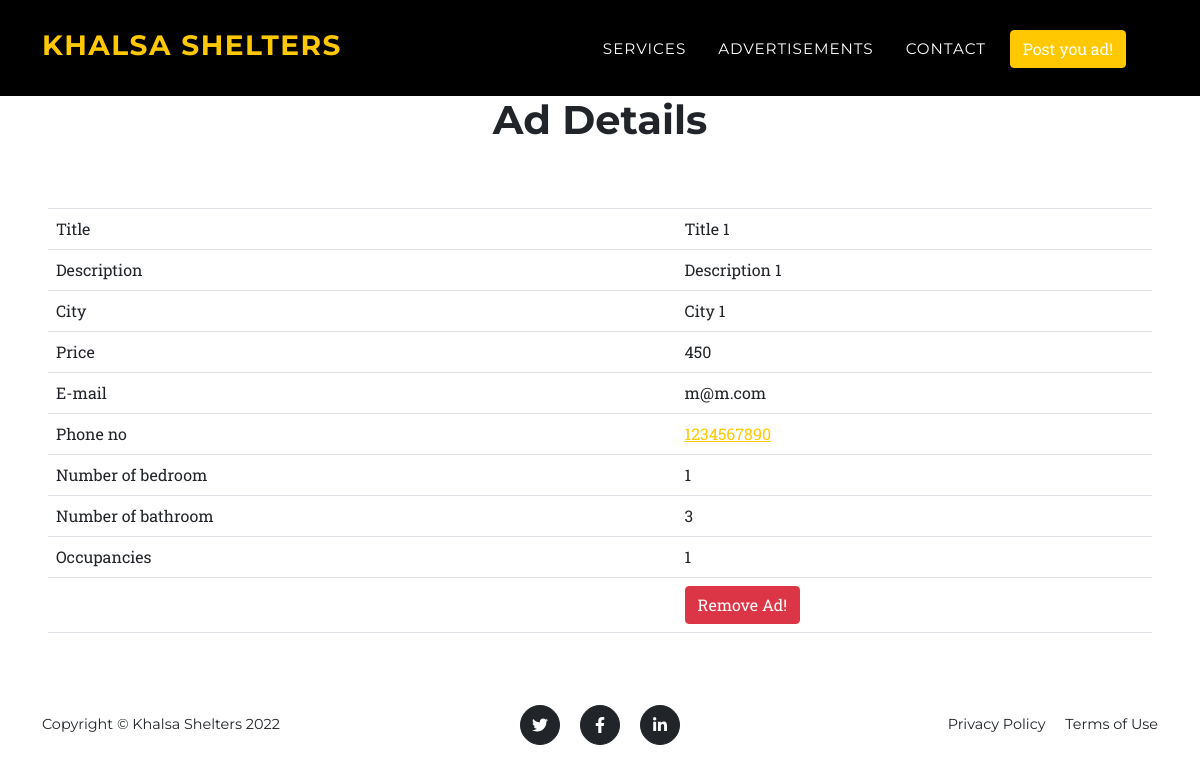
Page /11 on the committed database.
### mainframe/models.py (models this page shows)
class Tile(models.Model):
    title = models.CharField(max_length=64)
    description = models.CharField(max_length=1000)
    city = models.CharField(max_length=64, null=True)
    price = models.IntegerField( null=True)
    email = models.CharField(max_length=254, null=True)
    phone = models.CharField(max_length=50, null=True)
    numberofbedroom = models.IntegerField( null=True)
    numberofbathroom = models.IntegerField( null=True)
    occupants = models.IntegerField(null=True)

### mainframe/views.py (the view)
# urls.py: path("<int:tileID>", views.tiledetails, name='tiledetails'),
def tiledetails(request, tileID):
    tiledata = Tile.objects.get(pk = tileID)
    return render(request, 'tiledetails.html', {"tiledata":tiledata})

### mainframe/templates/tiledetails.html
{% extends 'layout.html' %}
{% block body %}
<h1 style="text-align: center;">Ad Details</h1>
<div class="comtainer m-5">
    <div class="table-responsive-sm">
        <table class="table">
            <tbody>
                <tr>
                  <td></td>
                  <td></td>
                </tr>
                <tr>
                  <td>Title</td>
                  <td>{{tiledata.title}}</td>
                </tr>
                  <tr>
                    <td>Description</td>
                    <td>{{tiledata.description}}</td>
                  </tr>
                  <tr>
                    <td>City</td>
                    <td>{{tiledata.city}}</td>
                  </tr>
                  <tr>
                    <td>Price</td>
                    <td>{{tiledata.price}}</td>
                  </tr>
                  <tr>
                    <td>E-mail</td>
                    <td>{{tiledata.email}}</td>
                  </tr>
                  <tr>
                    <td>Phone no</td>
                    <td> <a href="tel:{{tiledata.phone}}">{{tiledata.phone}}</a></td>
                  </tr>
                  <tr>
                    <td>Number of bedroom</td>
                    <td>{{tiledata.numberofbedroom}}</td>
                  </tr>
                  <tr>
                    <td>Number of bathroom</td>
                    <td>{{tiledata.numberofbathroom}}</td>
                  </tr>
                  <tr>
                    <td>Occupancies</td>
                    <td>{{tiledata.occupants}}</td>
                  </tr>
                  <tr>
                    <td></td>
                    <td><button type="button" class="btn btn-danger">Remove Ad!</button></td>
                  </tr>
              </tbody>
        </table>
      </div>
</div>
{% endblock body %}

### rows in the picture
Tile: title "Title 1", description "Description 1", city "City 1", price "450", email "m@m.com", phone "1234567890", numberofbedroom "1", numberofbathroom "3", occupants "1"
